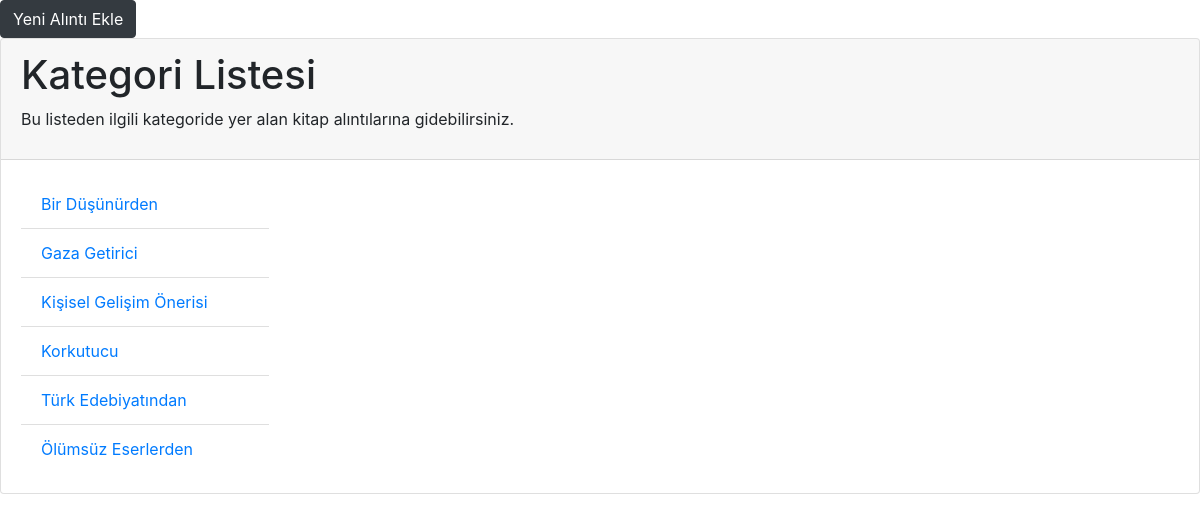
Page /quoteworld on the committed database.
### quoteworld/models.py (models this page shows, shortened)
class Category(models.Model):
    title = models.CharField(max_length=30, null=False)

### quoteworld/views.py (the view)
# urls.py: path('', views.index, name='index'),
def index(request):
    allCategories = Category.objects.order_by('title')
    context = {'category_list': allCategories}
    return render(request, 'quoteworld/index.html', context)

### quoteworld/templates/quoteworld/index.html
{% load bootstrap4 %}
{% bootstrap_css %}
<a href="/quoteworld/addQuote/" class="btn btn-dark">Yeni Alıntı Ekle</a>
<div class="card">
    <div class="card-header">
        <h1>Kategori Listesi</h1>
        <p>Bu listeden ilgili kategoride yer alan kitap alıntılarına gidebilirsiniz.</p>
    </div>
    {% if category_list %}
        <div class="card-body" style="width: 18rem;">
            <ul class="list-group list-group-flush">
                {% for c in category_list %}
                    <li class="list-group-item"><a href="/quoteworld/category/{{ c.id }}/">{{ c.title }}</a></li>
                {% endfor %}
            </ul>
        </div>
    {% else %}
        <p>Sanırım hiçbir kategori eklenmiş değil.</p>
    {% endif %}
</div>

### rows in the picture
Category: title "Bir Düşünürden"
Category: title "Gaza Getirici"
Category: title "Kişisel Gelişim Önerisi"
Category: title "Korkutucu"
Category: title "Türk Edebiyatından"
Category: title "Ölümsüz Eserlerden"
